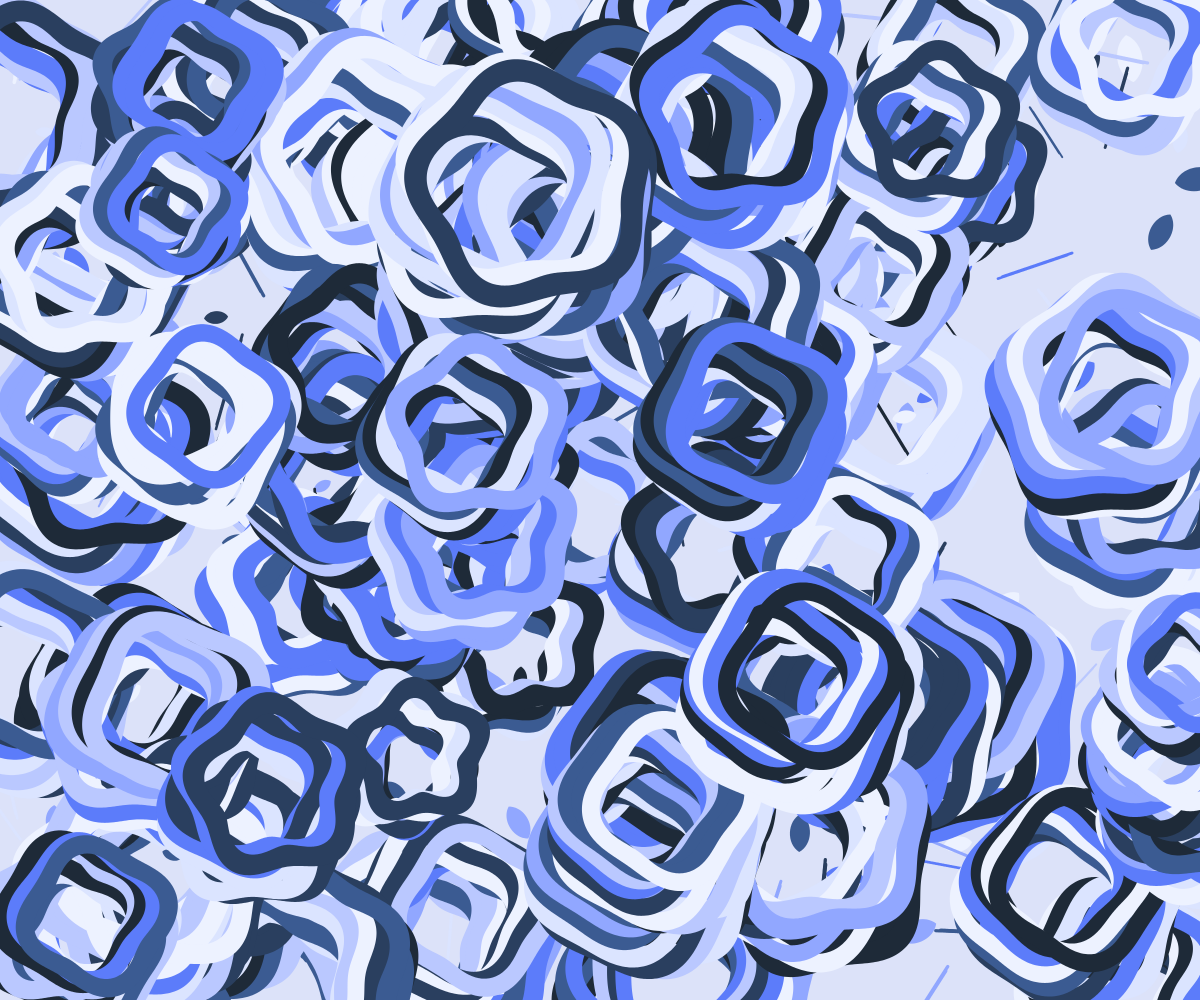
Frame 1 (no input)
Frame 2 (the mouse pressed at the canvas centre, redrawn once): identical to frame 1, image omitted

The p5.js sketch that drew this single still picture (run headless with seeded random() and noise() and a simulated clock; the mouse was pressed at the canvas centre and the sketch redrawn once):

// p5.js sketch
// ── sketch.js
let rings = [];
let leaves = [];
let shrubs = [];
 THEME = [
  '#1e2a38','#2a3f5f','#3b5b92','#5c7cfa',
  '#91a7ff','#bac8ff','#dbe4ff','#edf2ff'
];
function setup() {
  createCanvas(windowWidth, windowHeight);
  pixelDensity(2);
  noStroke();
  generateScene();
  noLoop();
}

function draw() {
  background(220, 226, 249);
  drawLeafBackground();
  drawShrubBackground();

  for (let r of rings) drawRing(r);
}

function generateScene() {
rings = [];
leaves = [];
shrubs = [];

let totalFlowers = 80;
let noiseScale = 0.005;

for (let f = 0; f < totalFlowers; f++) {

  let x = random(width);
  let y = random(height);

  let baseNoise = noise(x * noiseScale, y * noiseScale);

  let petals = floor(map(baseNoise, 0, 1, 6, 14));
  let size = map(baseNoise, 0, 1, 40, 140);

  for (let i = 0; i < petals; i++) {

    let angle = map(i, 0, petals, 0, TWO_PI);

    let n = noise(
      x * noiseScale,
      y * noiseScale,
      i * 0.2
    );

    let r = size * (0.6 + n * 0.6);

    rings.push({
      cx: x + cos(angle) * r * 0.3,
      cy: y + sin(angle) * r * 0.3,

      radius: r,

      thickness: map(n, 0, 1, 6, 14),

      waveAmp: map(n, 0, 1, 4, 10),
      waveFreq: floor(map(n, 0, 1, 3, 7)),

      phase: map(n, 0, 1, 0, TWO_PI),

      color: color(THEME[floor(random(THEME.length))])
    });
  }
}
  let leafCount = 120;
  for (let i = 0; i < leafCount; i++) {
    leaves.push({
      x: random(width),
      y: random(height * 0.05, height * 0.95),   // spread all over
      size: random(18, 48),
      rot: random(TWO_PI),
      color: color(THEME[floor(random(THEME.length))])
    });
  }

  let shrubCount = 80;
  for (let i = 0; i < shrubCount; i++) {
    shrubs.push({
      x: random(width),
      y: random(height),  // bottom area only
      w: random(50, 100),
      h: random(2, 4),
       rot: random(TWO_PI),
      color: color(THEME[floor(random(THEME.length))])
    });
  }
}

function drawLeafBackground() {
  for (let l of leaves) {
    push();
    translate(l.x, l.y);
    rotate(l.rot);
    fill(l.color);
    drawLeafShape(0, 0, l.size, l.size * 0.35);
    pop();
  }
}
function drawShrubBackground() {
  for (let s of shrubs) {
    push();
    translate(s.x, s.y);
    fill(s.color);
rotate(s.rot);
    let bumps = 60;
    for (let i = 0; i < bumps; i++) {
      let t = i / (bumps - 1);
      let x = lerp(-s.w * 0.5, s.w * 0.5, t);
      let r = s.h * 0.95;

      ellipse(x, 0, r * 1.25, r);
      ellipse(x + 5, -r * 0.18, r, r * 0.9);
    }
    pop();
  }
}
function drawLeafShape(x, y, len, w) {
  let topY = y - len * 0.5;
  let botY = y + len * 0.5;
  let cpY1 = y - len * 0.3;
  let cpY2 = y + len * 0.3;

  beginShape();
  vertex(x, topY);
  bezierVertex(x + w, cpY1, x + w, cpY2, x, botY);
  bezierVertex(x - w, cpY2, x - w, cpY1, x, topY);
  endShape(CLOSE);
  noStroke();
}

function drawRing(cfg) {
  fill(cfg.color);
  beginShape();

  let steps = 400;

  for (let i = 0; i < steps+5; i++) {
    let t = i / steps;
    let a = t * TWO_PI;
    let wave = sin(a * cfg.waveFreq + cfg.phase) * cfg.waveAmp;
    let r = cfg.radius + cfg.thickness + wave;

    vertex(
      cfg.cx + cos(a) * r,
      cfg.cy + sin(a) * r
    );
  }

  for (let i = steps+5; i >= 0; i--) {
    let t = i / steps;
    let a = t * TWO_PI;
    let wave = sin(a * cfg.waveFreq + cfg.phase) * cfg.waveAmp;
    let r = cfg.radius - cfg.thickness + wave;

    vertex(
      cfg.cx + cos(a) * r,
      cfg.cy + sin(a) * r
    );
  }

  endShape(CLOSE);
}

function windowResized() {
  resizeCanvas(windowWidth, windowHeight);
  generateScene();
  redraw();
}
